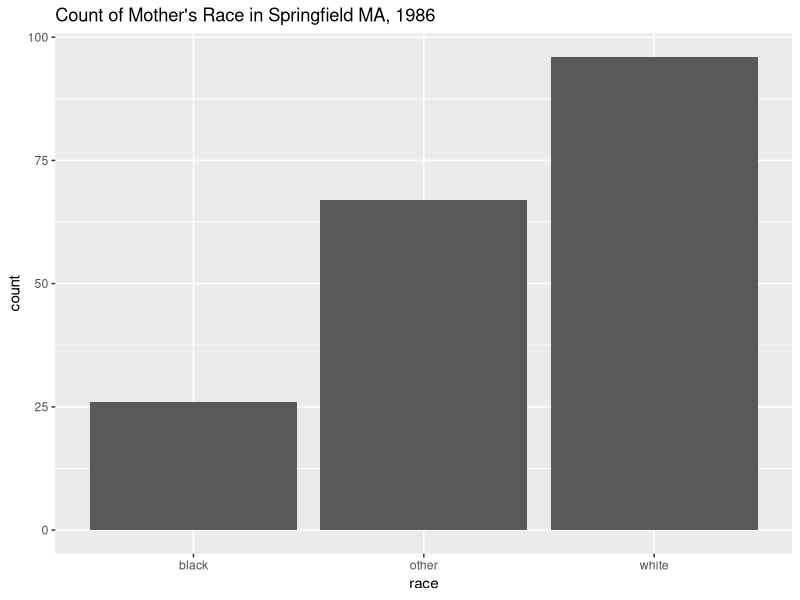
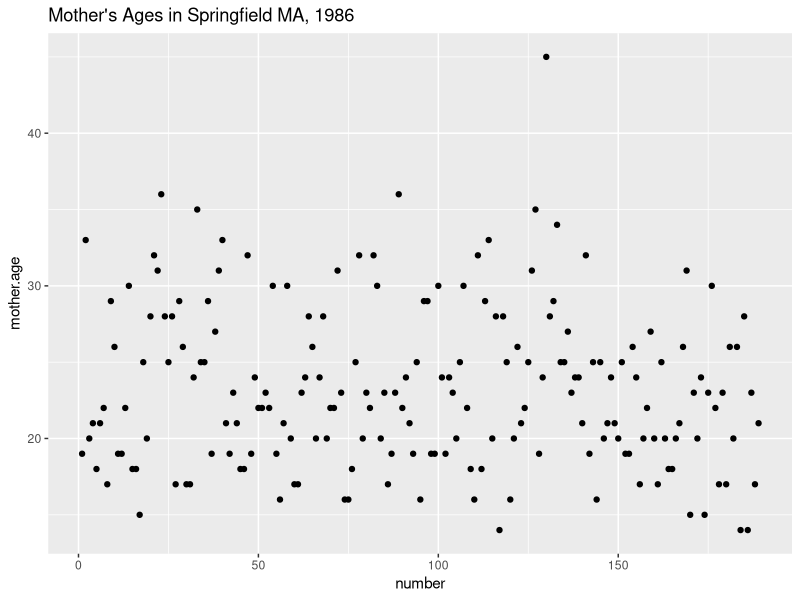
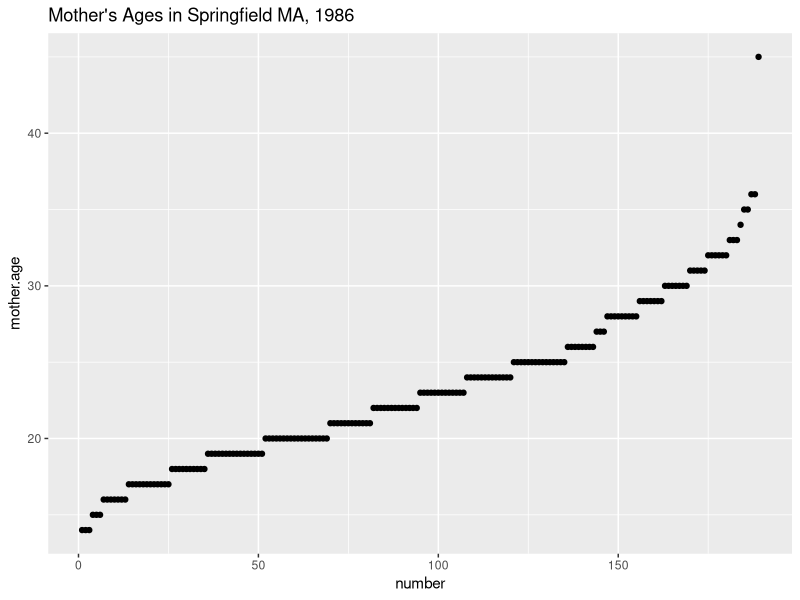
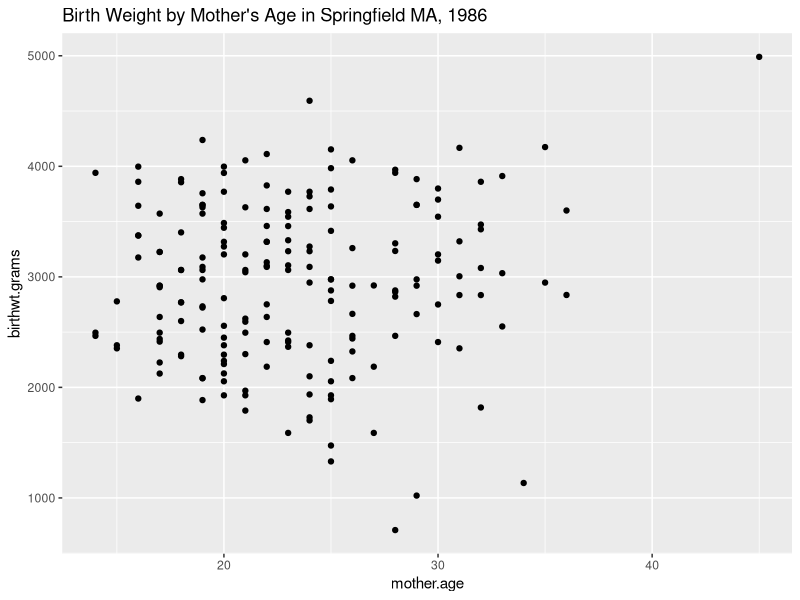
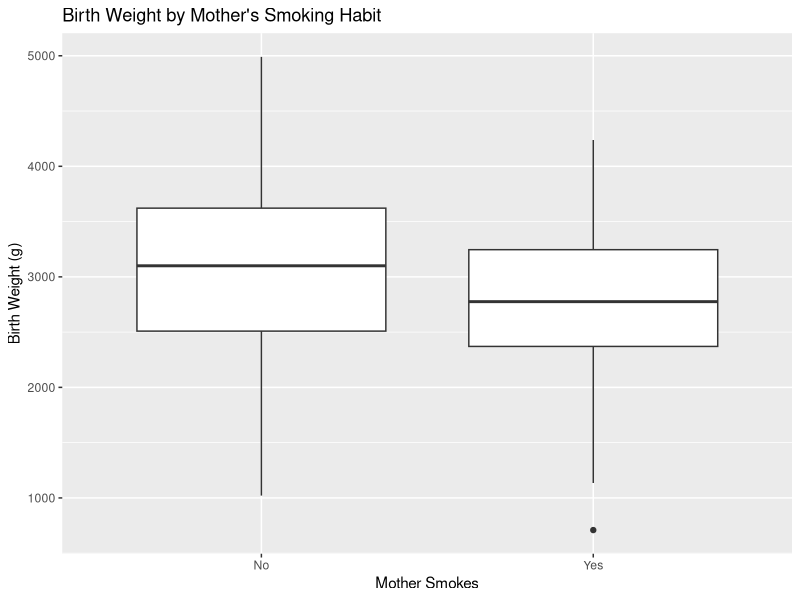
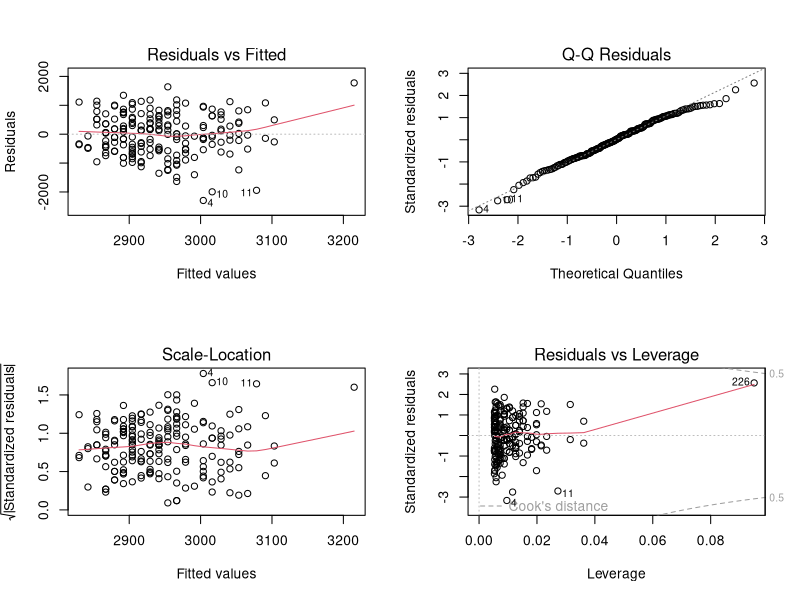
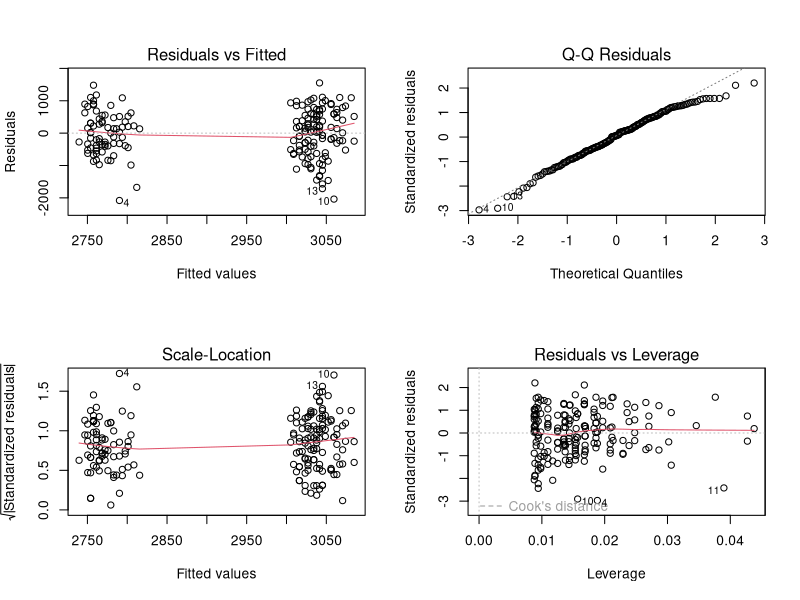
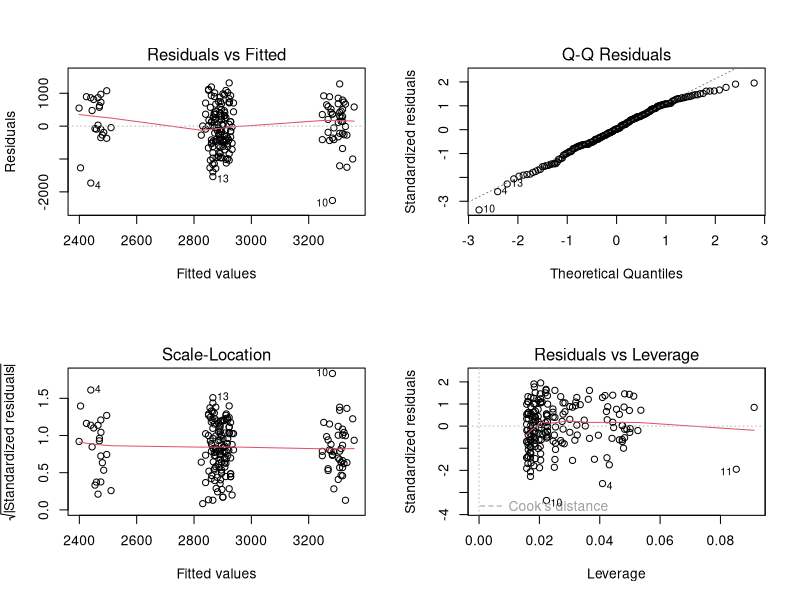

Generate these figures, in order, with R:
## ---- chunk 1
options(htmltools.dir.version = FALSE)
# source('xaringan2pdf.R')
# xaringan_to_pdf('Chapter6.html')
## ---- chunk 2
library(tidyverse)
library(lubridate)
library(MASS)
data(birthwt)
summary(birthwt)
## ---- chunk 3
colnames(birthwt)
colnames(birthwt) <- c("birthwt.below.2500", "mother.age", 
                       "mother.weight", "race",
                       "mother.smokes", "previous.prem.labor", 
                       "hypertension", "uterine.irr",
                       "physician.visits", "birthwt.grams")
## ---- chunk 4
birthwt$race <- factor(c("white", "black", "other")[birthwt$race])
birthwt$mother.smokes <- factor(c("No", "Yes")[birthwt$mother.smokes + 1])
birthwt$uterine.irr <- factor(c("No", "Yes")[birthwt$uterine.irr + 1])
birthwt$hypertension <- factor(c("No", "Yes")[birthwt$hypertension + 1])
## ---- chunk 5
birthwt |> ggplot(aes(x = race))+
  geom_bar()+
  labs(title = "Count of Mother's Race in Springfield MA, 1986")
## ---- chunk 6
birthwt |> ggplot(aes(x = 1:nrow(birthwt), y = mother.age))+
  geom_point()+
  labs(x = 'number', title = "Mother's Ages in Springfield MA, 1986")
## ---- chunk 7
birthwt |> arrange(mother.age) |> ggplot(aes(x = 1:nrow(birthwt), y = mother.age))+
  geom_point()+
  labs(x = 'number', title = "Mother's Ages in Springfield MA, 1986")
## ---- chunk 8
birthwt |> ggplot(aes(x = mother.age, y = birthwt.grams))+
  geom_point()+
  labs(title = "Birth Weight by Mother's Age in Springfield MA, 1986")
## ---- chunk 9
birthwt |> ggplot(aes(x = mother.smokes, y = birthwt.grams))+  
  geom_boxplot()+
  labs(title = "Birth Weight by Mother's Smoking Habit", y = "Birth Weight (g)", x="Mother Smokes")
## ---- chunk 10
t.test (birthwt$birthwt.grams[birthwt$mother.smokes == "Yes"], 
        birthwt$birthwt.grams[birthwt$mother.smokes == "No"], var.equal = T)
## ---- chunk 11
linear.model.1 <- lm (birthwt.grams ~ mother.smokes, data=birthwt)
summary(linear.model.1)
## ---- chunk 12
linear.model.2 <- lm (birthwt.grams ~ mother.age, data=birthwt)
summary(linear.model.2)
## ---- chunk 13
par(mfrow = c(2,2))
plot(linear.model.2)
## ---- chunk 14
birthwt.noout <- birthwt |> filter(mother.age <= 40)
linear.model.3 <- lm (birthwt.grams ~ mother.age, data=birthwt.noout)
summary(linear.model.3)
## ---- chunk 15
linear.model.3a <- lm (birthwt.grams ~ + mother.smokes + mother.age, data=birthwt.noout)
summary(linear.model.3a)
## ---- chunk 16
par(mfrow = c(2,2))
plot(linear.model.3a)
## ---- chunk 17
linear.model.3b <- lm (birthwt.grams ~ mother.age + mother.smokes + race, data=birthwt.noout)
summary(linear.model.3b)
## ---- chunk 18
par(mfrow = c(2,2))
plot(linear.model.3b)
## ---- chunk 19
linear.model.4 <- lm (birthwt.grams ~ ., data=birthwt.noout)
summary(linear.model.4)
## ---- chunk 20
linear.model.4a <- lm (birthwt.grams ~ . - birthwt.below.2500, data=birthwt.noout)
summary(linear.model.4a)
## ---- chunk 21
par(mfrow = c(2,2))
plot(linear.model.4a)
## ---- chunk 22
glm.0 <- glm (birthwt.below.2500 ~ . - birthwt.grams, data=birthwt.noout)
## ---- chunk 23
par(mfrow = c(2,2))
plot(glm.0)
## ---- chunk 24
glm.1 <- glm (birthwt.below.2500 ~ . - birthwt.grams, data=birthwt.noout, family=binomial(link=logit))
summary(glm.1)
## ---- chunk 25
par(mfrow = c(2,2))
plot(glm.1)
## ---- chunk 26
odds <- seq(1, nrow(birthwt.noout), by=2)
birthwt.in <- birthwt.noout[odds,]
birthwt.out <- birthwt.noout[-odds,]
linear.model.half <- lm (birthwt.grams ~ . - birthwt.below.2500, data=birthwt.in)
summary (linear.model.half)
## ---- chunk 27
birthwt.predict <- predict (linear.model.half)
cor (birthwt.in$birthwt.grams, birthwt.predict)
## ---- chunk 28
tibble(x = birthwt.out$birthwt.grams, y = birthwt.predict) |>
  ggplot (aes(x = x, y = y)) + geom_point()
## ---- chunk 29
birthwt.predict.out <- predict (linear.model.half, birthwt.out)
cor (birthwt.out$birthwt.grams, birthwt.predict.out)
## ---- chunk 30
tibble(x = birthwt.out$birthwt.grams, y = birthwt.predict.out) |> 
ggplot (aes(x = x, y = y)) + geom_point()
## ---- chunk 31
runif(1:10)
set.seed(10)
runif(1:10)
set.seed(10)
runif(1:10)
## ---- chunk 32
seed <- 10
new.random <- function (a=5, c=12, m=16) {
  out <- (a*seed + c) %% m  
  seed <<- out
  return(out)
}
out.length <- 20
variates <- rep (NA, out.length)
for (kk in 1:out.length) variates[kk] <- new.random()
variates
## ---- chunk 33
variates <- rep (NA, out.length)
for (kk in 1:out.length) variates[kk] <- new.random(a=131, c=7, m=16)
variates
## ---- chunk 34
variates <- rep (NA, out.length)
for (kk in 1:out.length) variates[kk] <- new.random(a=129, c=7, m=16)
variates
## ---- chunk 35
variates <- rep (NA, out.length)
for (kk in 1:out.length) variates[kk] <- new.random(a=1664545, c=1013904223, m=2^32)
variates
## ---- chunk 36
dexp(0:5)
this.range <- 0:50/5
plot (this.range, dexp(this.range), ty="l")
lines (this.range, dexp(this.range, rate=0.5), col="red")
lines (this.range, dexp(this.range, rate=0.2), col="blue")
## ---- chunk 37
pexp(0:5)
this.range <- 0:50/5
plot (this.range, pexp(this.range), ty="l")
lines (this.range, pexp(this.range, rate=0.5), col="red")
lines (this.range, pexp(this.range, rate=0.2), col="blue")
## ---- chunk 38
qexp(0:5)
this.range <- seq(0,1,by=0.01)
plot (this.range, qexp(this.range), ylim = c(0, 10), ty="l")
lines (this.range, qexp(this.range, rate=0.5), col="red")
lines (this.range, qexp(this.range, rate=0.2), col="blue")
## ---- chunk 39
data("cats", package="MASS")
## ---- chunk 40
library(readxl)
SP <- read_excel("data/Stock_Bond.xls") |> dplyr::select(Date, `S&P_AC`) |>
  rename(Index = `S&P_AC`)
## ---- chunk 41
SP |> ggplot(aes(x = Date, y = Index)) + geom_line()
## ---- chunk 42
returns <- na.omit(as.vector(diff(log(SP$Index))))
summary(returns)
plot(returns, type="l")
## ---- chunk 43
quantile(returns,c(0.25,0.5,0.75))
## ---- chunk 44
plot(ecdf(returns), main="Empirical CDF of S&P 500 index returns")
## ---- chunk 45
hist(returns,n=101,probability=TRUE)
## ---- chunk 46
plot(density(returns),main="Estimated pdf of S&P 500 index  returns")
## ---- chunk 47
hist(returns,n=101,probability=TRUE)
lines(density(returns),lty="dashed")
## ---- chunk 48
plot(table(cats$Sex)/nrow(cats),ylab="probability")
## ---- chunk 49
dnorm(x=c(-1,0,1),mean=1,sd=0.1)
pnorm(q=c(2,-2)) # defaults to mean=0,sd=1
dbinom(5,size=7,p=0.7,log=TRUE)
qchisq(p=0.95,df=5)
rt(n=4,df=2)
## ---- chunk 50
curve(dgamma(x,shape=45,scale=1.9),from=0,to=200)
## ---- chunk 51
gamma.est_MM <- function(x) {
  m <- mean(x); v <- var(x)
  return(c(shape=m^2/v, scale=v/m))
}
## ---- chunk 52
require(MASS)
fitdistr(cats$Hwt, densfun="gamma")
## ---- chunk 53
fitdistr(returns,"t")
## ---- chunk 54
dpareto <- function(x,exponent,xmin,log=FALSE) {
  f <- (exponent-1)/xmin * (x/xmin)^(-exponent)
  f <- ifelse(x<xmin,NA,f)
  if(!log) { return(f) } else (return(log(f)))
}
# Fit pareto to large absolute returns
  # Parameters given outside the "start" list are fixed
fitdistr(abs(returns)[abs(returns)>0.05], densfun=dpareto,
         start=list(exponent=2.5), xmin=0.05)
## ---- chunk 55
gamma.est_MM(rgamma(100,shape=19,scale=45))
gamma.est_MM(rgamma(1e5,shape=19,scale=45))
gamma.est_MM(rgamma(1e6,shape=19,scale=45))
## ---- chunk 56
plot(density(cats$Hwt))
cats.gamma <- gamma.est_MM(cats$Hwt)
curve(dgamma(x,shape=cats.gamma["shape"],scale=cats.gamma["scale"]),add=TRUE,col="blue")
## ---- chunk 57
# Really bad and good days for index fund holders, per model:
qnorm(c(0.01,0.99),mean=mean(returns),sd=sd(returns))
# As it happened:
quantile(returns,c(0.01,0.99)) 
## ---- chunk 58
qqnorm(returns); qqline(returns)
## ---- chunk 59
qqplot(returns,qt((1:500)/501,df=3.59))
## ---- chunk 60
plot(ecdf(pnorm(returns, mean=mean(returns), sd=sd(returns))),
     main="Calibration of Gaussian distribution for returns")
abline(0,1,col="grey")
## ---- chunk 61
SP.t <- coefficients(fitdistr(returns,"t"))
plot(ecdf(pt((returns-SP.t[1])/SP.t[2], df=SP.t[3])),
     main="Calibration of t distribution for returns")
abline(0,1,col="grey")
## ---- chunk 62
plot(ecdf(pgamma(cats$Hwt, shape=cats.gamma["shape"], scale=cats.gamma["scale"])),
     main="Calibration of gamma distribution for cats' hearts")
abline(0,1,col="grey")
## ---- chunk 63
ks.test(returns,pnorm,mean=0,sd=0.0125)
## ---- chunk 64
train <- sample(1:length(returns),size=round(0.9*length(returns)))
SP.t_train <- coefficients(fitdistr(returns[train],"t"))
returns.test_standardized <- (returns[-train]-SP.t_train[1])/SP.t_train[2]
ks.test(returns.test_standardized,pt,df=SP.t_train[3])
## ---- chunk 65
n <- length(returns)
half <- round(n/2)
ks.test(returns[1:half], returns[(half+1):n])
## ---- chunk 66
up_or_down <- ifelse(returns > 0, 1, -1)
# 1936 down days, 1772 up days
chisq.test(table(up_or_down),p=c(1/2,1/2))
## ---- chunk 67
cats.hist <- hist(cats$Hwt,plot=FALSE)
cats.hist$breaks
cats.hist$counts
## ---- chunk 68
# Why the padding by -Inf and Inf?
p <- diff(pgamma(c(-Inf,cats.hist$breaks,Inf),shape=cats.gamma["shape"],
                 scale=cats.gamma["scale"]))
# Why the padding by 0 and 0?
x2 <- chisq.test(c(0,cats.hist$counts,0),p=p)$statistic
# Why +2? Why -length(cats.gamma)?
pchisq(x2,df=length(cats.hist$counts)+2 - length(cats.gamma))
